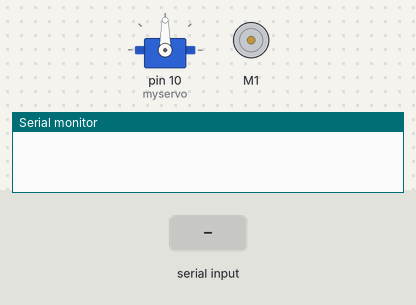
This sketch was run on a simulated Arduino Uno, built with avr-gcc and run on an emulated ATmega328P. Shown: servo, DC motor (green arrow = forward, orange = backward, longer = faster), the last lines printed to the serial monitor. The inputs (shaded band) are chosen by the test bench.

Above: at 1.2 s.
1.3 s: "a\n" received over Serial
At 2.5 s:
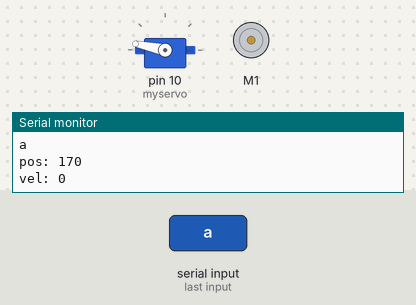
2.8 s: "d\n" received over Serial
At 3.7 s:
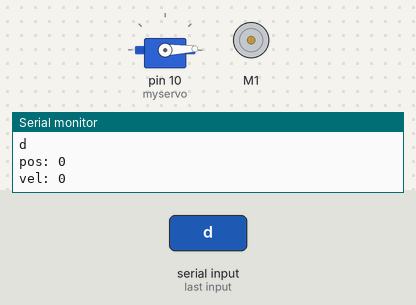
4.3 s: "s\n" received over Serial
At 4.9 s:
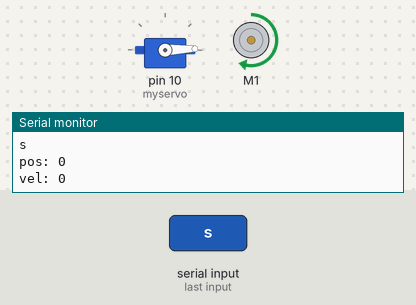
5.8 s: "w\n" received over Serial
At 7.0 s:
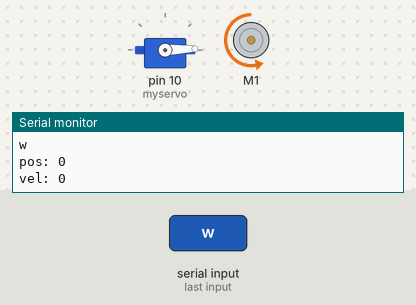
7.3 s: "-a\n" received over Serial
At 8.5 s:
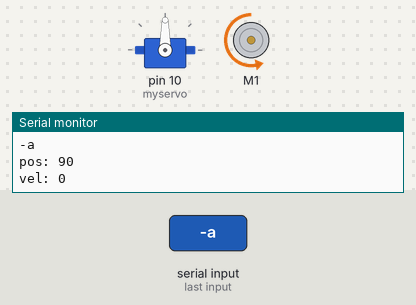
8.8 s: "-w\n" received over Serial
At 9.6 s:
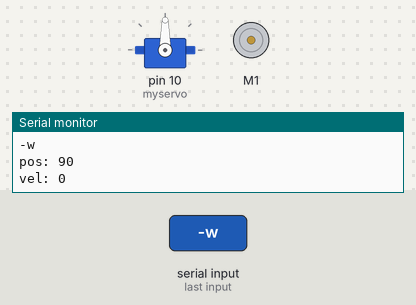
Timing chart, 0 to 11.3 s (numbered marks = the images above; inputs shaded):
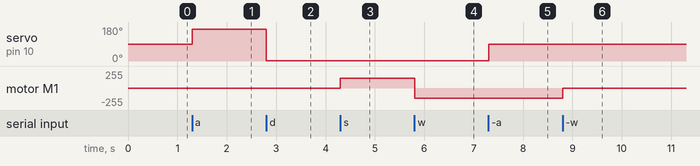

The sketch:

MultiSensorRead.ino
```cpp
//https://lastminuteengineers.com/l293d-motor-driver-shield-arduino-tutorial/

#include <AFMotor.h>
#include <Servo.h>

#define temperaturePin A0
#define luminosityPin A1
int incomingByte = 0; // for incoming serial data
char inData[20];
int index = 0;
int myspeed = 0;
AF_DCMotor motor(1);


Servo myservo;  // create servo object to control a servo
int pos = 90;  // variable to store the servo position

// the setup routine runs once when you press reset:
void setup() {
  // initialize serial communication at 9600 bits per second:
  Serial.begin(9600);
  myservo.attach(10);
}

// the loop routine runs over and over again forever:
void loop() {
  index = 0;
  while (true) {
    if (Serial.available() > 0) {
      // read the incoming byte:
      incomingByte = Serial.read();
      if ((char)incomingByte == '\n') {
        Serial.println("End of message");
        break;
      }
      inData[index] = incomingByte;
      index = index + 1;
      if (index == 19) {
        break;
      }
      // say what you got:
      Serial.print("I received: ");
      Serial.println(incomingByte, DEC);
    }
  }
  inData[index] = 0;

  String str((char*)inData);
  Serial.println(str);

  if (str.equals("a")) {
    pos = 170;
    myservo.write(pos);
    myservo.write(pos-2);
  } else if (str.equals("d")) {
    pos = 0;
    myservo.write(pos);
    myservo.write(pos+2);
  } else if (str.equals("-a") || str.equals("-d")) {
    pos = 90;
    myservo.write(pos);
  } else if (str.equals("s")) {
    motor.run(FORWARD);
    motor.setSpeed(150);
  } else if (str.equals("w")) {
    motor.run(BACKWARD);
    motor.setSpeed(150);
  } else if (str.equals("-w") || str.equals("-s")) {
    motor.setSpeed(0);
    motor.run(RELEASE);
  }

  // Now turn off motor
  //motor.run(RELEASE);
  Serial.print("pos: ");
  Serial.println(pos);
  Serial.print("vel: ");
  Serial.println(myspeed);
}
```

Measured:
- after the input at 1.3 s, servo on pin 10 (myservo): 90° → 168° at once
- after the input at 2.8 s, servo on pin 10 (myservo): 168° → 2° at once
- after the input at 4.3 s, motor M1: stopped → forward 150/255 at once
- after the input at 5.8 s, motor M1: forward 150/255 → backward 150/255 at once
- after the input at 7.3 s, servo on pin 10 (myservo): 2° → 90° at once
- after the input at 8.8 s, motor M1: backward 150/255 → stopped at once
